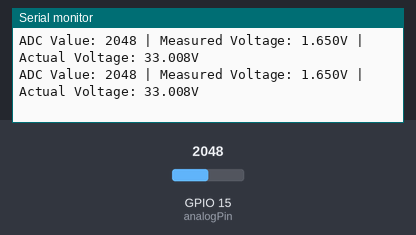
This sketch was run on a simulated ESP32. Parts: the last lines printed to the serial monitor. The test bench sets the inputs (shaded band); at power-on: GPIO 15 (analogPin) = 2048.

Above: at 1.8 s.
1.9 s: GPIO 15 (analogPin) set to 2866
At 2.8 s:
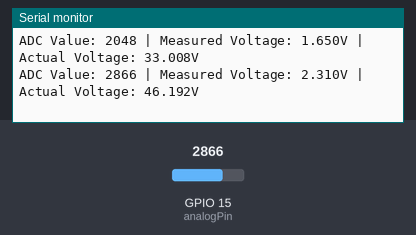
3.4 s: GPIO 15 (analogPin) set to 3603
At 4.3 s:
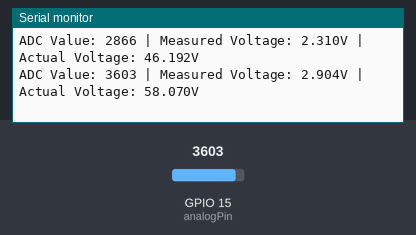
Timing chart, 0 to 6.4 s (numbered marks = the images above; inputs shaded):
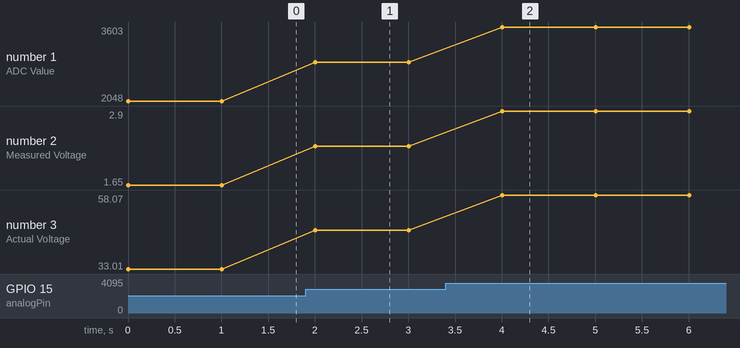

The sketch:

BatterMonitorWithoutRelay.ino
```cpp
// Define GPIO pin and other parameters
const int analogPin = 15; // GPIO 15 for ADC input
const float referenceVoltage = 3.3; // ESP32 ADC reference voltage is 3.3V
const int adcResolution = 4095; // 12-bit ADC resolution
const float voltageDividerRatio = 20.0; // Step down from 12V to 0.6V

void setup() {
  // Start serial communication for debugging
  Serial.begin(115200);

  // Setup GPIO 15 as an ADC pin
  pinMode(analogPin, INPUT);

  // Wait for Serial to be ready
  while (!Serial) { delay(10); }
}

void loop() {
  // Read the raw ADC value (0 to 4095)
  int adcValue = analogRead(analogPin);

  // Calculate the voltage at the GPIO pin (0.6V in the case of a 12V input)
  float measuredVoltage = (adcValue / (float)adcResolution) * referenceVoltage;

  // Calculate the original voltage (12V) based on the voltage divider ratio
  float actualVoltage = measuredVoltage * voltageDividerRatio;

  // Print the ADC value and the calculated voltage
  Serial.print("ADC Value: ");
  Serial.print(adcValue);
  Serial.print(" | Measured Voltage: ");
  Serial.print(measuredVoltage, 3); // Voltage at GPIO
  Serial.print("V | Actual Voltage: ");
  Serial.print(actualVoltage, 3); // Calculated original voltage
  Serial.println("V");

  // Delay for a second before the next reading
  delay(1000);
}
```

Measured:
- after the input at 1.9 s, the serial monitor: prints a new line after 0.10 s (image 1)
- after the input at 3.4 s, the serial monitor: prints a new line after 0.60 s (image 2)
- plotted number 1: 2048 → 2866 after the input at 1.9 s, 2866 → 3603 after the input at 3.4 s
- plotted number 2: 1.65 → 2.31 after the input at 1.9 s, 2.31 → 2.9 after the input at 3.4 s
- plotted number 3: 33.01 → 46.19 after the input at 1.9 s, 46.19 → 58.07 after the input at 3.4 s
